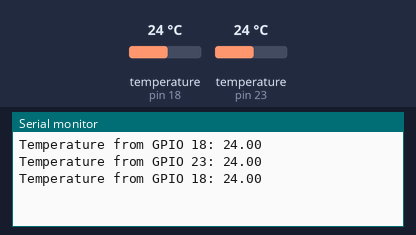
Bench run of a sketch on a simulated Arduino Uno, built with avr-gcc and run on an emulated ATmega328P. Shown: the last lines printed to the serial monitor. The test bench sets the inputs (shaded band); at power-on: temperature (sensors on pin 18, pin 23) 24 °C.

Above: at 4.1 s.
4.2 s: temperature (sensor on pin 18) set to 12 °C
At 4.2 s:
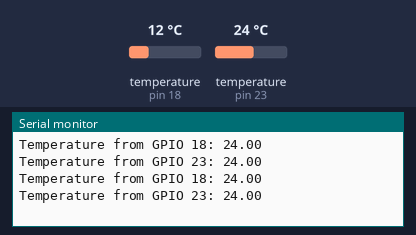
7.7 s: temperature (sensor on pin 23) set to 12 °C
At 9.8 s:
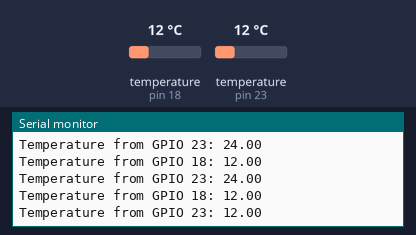
11.2 s: temperature (sensor on pin 18) set to 19 °C
At 12.7 s:
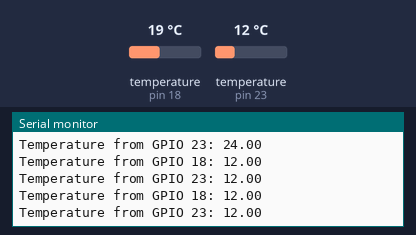
14.7 s: temperature (sensor on pin 23) set to 19 °C
At 17.3 s:
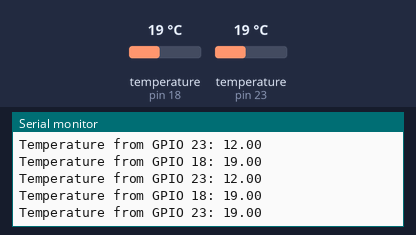
Timing chart, 0 to 18.8 s (numbered marks = the images above; inputs shaded):
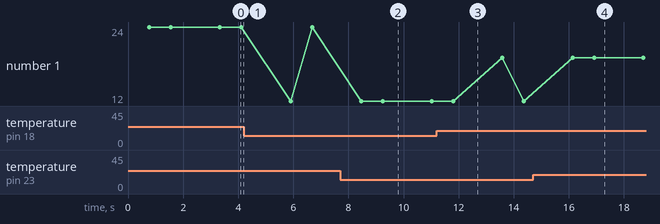

Measured:
- after the input at 7.7 s, the serial monitor: prints a new line after 1.5 s (image 2)
- after the input at 14.7 s, the serial monitor: prints a new line after 2.2 s (image 4)

The sketch:

temperature.ino
```cpp
#include "module1.h"

void setup() {
    Serial.begin(9600); // Start serial communication
}

void loop() {
    // Get temperature from GPIO 18 and print it
    float temp18 = Returntemp(18);
    Serial.print("Temperature from GPIO 18: ");
    Serial.println(temp18);

    // Get temperature from GPIO 23 and print it
    float temp23 = Returntemp(23);
    Serial.print("Temperature from GPIO 23: ");
    Serial.println(temp23);

    delay(1000); // Wait for 1 second before reading again
}
```

module1.cpp
```cpp
#include "module1.h"
#include <Arduino.h>

// Function to get temperature from a specific GPIO pin
float Returntemp(int gpioPin) {
    // Set up OneWire and DallasTemperature for the specific GPIO pin
    OneWire oneWire(gpioPin);
    DallasTemperature sensors(&oneWire);

    sensors.begin();  // Initialize the sensor

    // Request temperature measurement
    sensors.requestTemperatures();
    float temperatureC = sensors.getTempCByIndex(0); // Get the temperature from the first sensor

    if (temperatureC == DEVICE_DISCONNECTED_C) {
        Serial.println("Error: Could not read temperature data");
        return NAN; // Return Not-a-Number to indicate an error
    }

    return temperatureC;
}
```

module1.h
```cpp
#ifndef MODULE1_H
#define MODULE1_H

#include <OneWire.h>
#include <DallasTemperature.h>

// Function declarations
float Returntemp(int gpioPin);  // Pass GPIO pin to get temperature from specific pin

#endif
```
